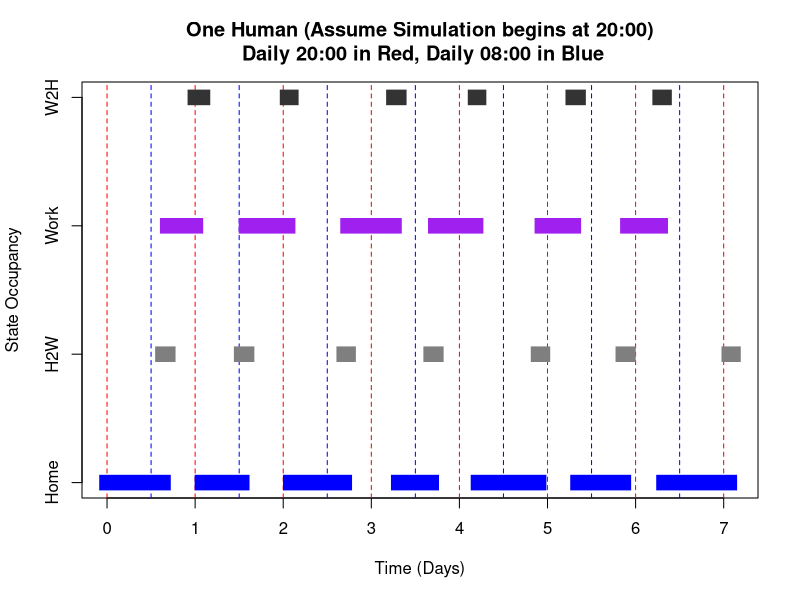
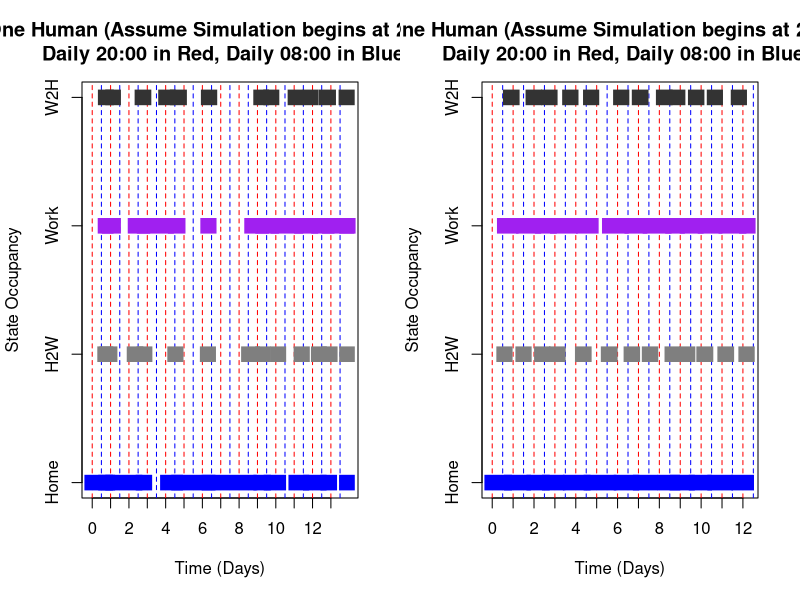
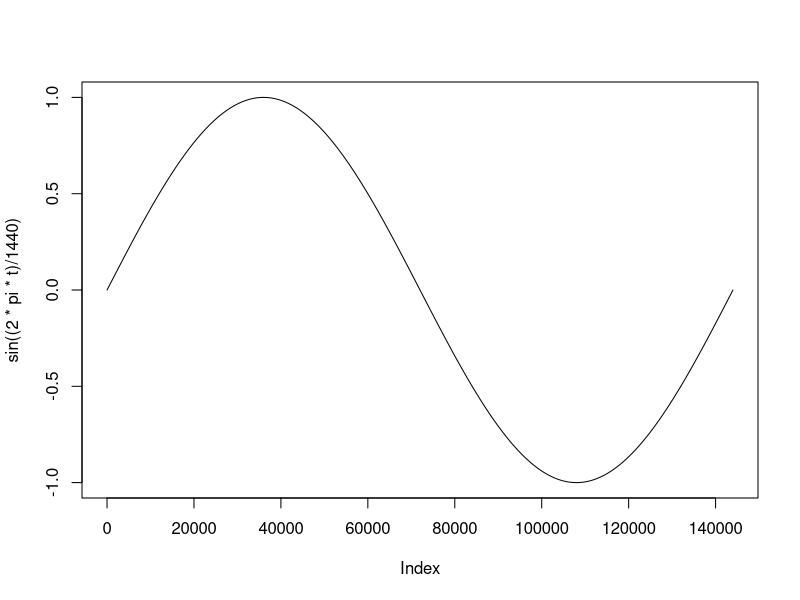
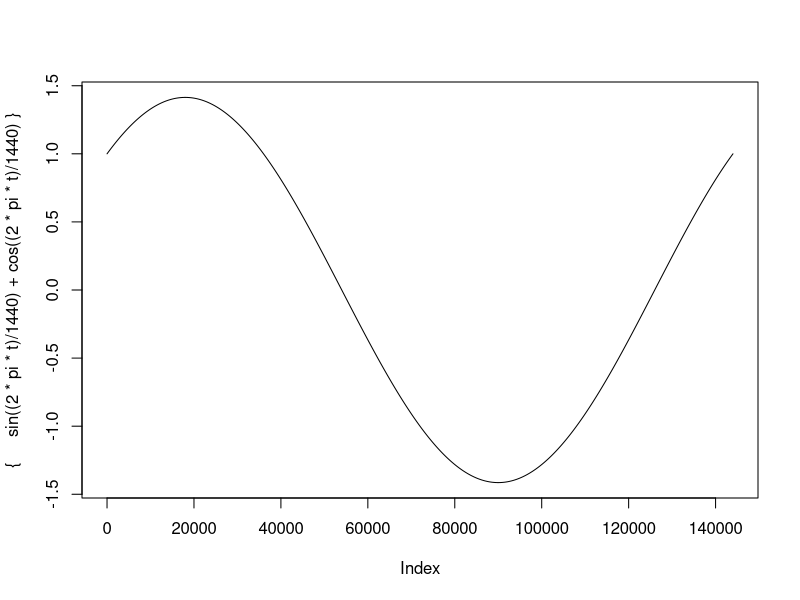
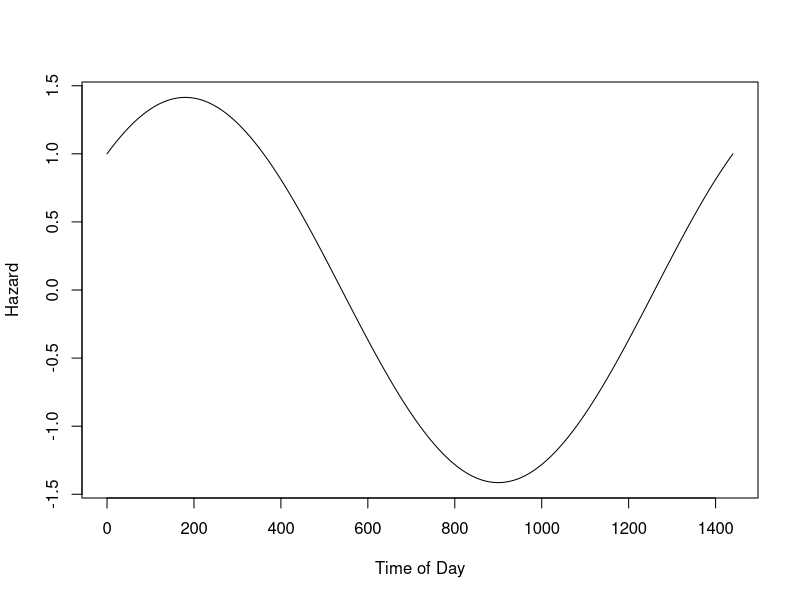

These charts were generated, in order, by the following R code:
dMin = 1:(60*24)

homeTime = 1/12
commute2Work = 1/1
commute2Home = 1/1
workTime = 1/10





simpleHuman <- function(maxSteps=1e3, N=1){
  states = vector(mode = "character",length = maxSteps+1)
  times = vector(mode = "numeric",length = maxSteps+1)
  duration = vector(mode = "numeric",length = maxSteps+1)
  
  times[1] = 0
  states[1] = "H"
  duration[1] = rexp(n = 1,rate = homeTime)
  
  for(i in 1:maxSteps){
    print(paste0("iteration: ",i))
    switch(EXPR = states[i],
            H = {
              tDur = rgamma(n = 1,shape = N,rate = homeTime*N)
              times[i+1] = times[i] + tDur
              duration[i+1] = tDur
              states[i+1] = "H2W"
            },
            H2W = {
              tDur = rgamma(n = 1,shape = N,rate = commute2Work*N)
              times[i+1] = times[i] + tDur
              duration[i+1] = tDur
              states[i+1] = "W"
            },
            W = {
              tDur = rgamma(n = 1,shape = N,rate = workTime*N)
              times[i+1] = times[i] + tDur
              duration[i+1] = tDur
              states[i+1] = "W2H"
            },
            W2H = {
              tDur = rgamma(n = 1,shape = N,rate = commute2Home*N)
              times[i+1] = times[i] + tDur
              duration[i+1] = tDur
              states[i+1] = "H"
            },
            {stop(paste0("unrecognized state",states[i]))}
           )
  }
  return(list(states=states,times=times,duration=duration))
}


plotOneHuman <- function(out,lwd,cols){
  xlim = c(0,max(out$times)+1)
  ylim = c(0,0.375)
  
  plot(1,type="n",xaxt="n",yaxt="n",ylab="State Occupancy",xlab="Time (Days)",xlim=xlim,ylim=ylim,main="One Human (Assume Simulation begins at 20:00)\n Daily 20:00 in Red, Daily 08:00 in Blue")
  ttMax = max(out$times)/24
  axis(side = 1,at = (0:ttMax)*24,labels = 0:ttMax)
  axis(side = 2,at = c(0,0.125,0.25,0.375),labels = c("Home","H2W","Work","W2H"))
  abline(v =(0:ttMax)*24,col="red",lty=2 )
  abline(v = ((0+0.5):(ttMax+0.5))*24,col = "blue", lty=2)
  for(i in 1:length(out$states)){
    if(i==length(out$states)){
      switch(out$states[i],
             H = {
               segments(x0 = out$times[i],y0 = 0,x1 = out$times[i]+1,y1 = 0,col = cols[1],lwd = lwd,lend=2)
             },
             H2W = {
               segments(x0 = out$times[i],y0 = 0.125,x1 = out$times[i]+1,y1 = 0.125,col = cols[2],lwd = lwd,lend=2)
             },
             W = {
               segments(x0 = out$times[i],y0 = 0.25,x1 = out$times[i]+1,y1 = 0.25,col = cols[3],lwd = lwd,lend=2)
             },
             W2H = {
               segments(x0 = out$times[i],y0 = 0.375,x1 = out$times[i]+1,y1 = 0.375,col = cols[4],lwd = lwd,lend=2)
             }
      )
    } else {
      switch(out$states[i],
             H = {
               segments(x0 = out$times[i],y0 = 0,x1 = out$times[i+1],y1 = 0,col = cols[1],lwd = lwd,lend=2)
             },
             H2W = {
               segments(x0 = out$times[i],y0 = 0.125,x1 = out$times[i+1],y1 = 0.125,col = cols[2],lwd = lwd,lend=2)
             },
             W = {
               segments(x0 = out$times[i],y0 = 0.25,x1 = out$times[i+1],y1 = 0.25,col = cols[3],lwd = lwd,lend=2)
             },
             W2H = {
               segments(x0 = out$times[i],y0 = 0.375,x1 = out$times[i+1],y1 = 0.375,col = cols[4],lwd = lwd,lend=2)
             }
      )
    }
  }
  
}

cols = c("blue","grey50","purple","grey20")
out = simpleHuman(maxSteps = 25,N=24)
plotOneHuman(out = out,lwd = 15,cols = cols)

par(mfrow=c(1,2))
# exponential
set.seed(42)
out = simpleHuman(maxSteps = 50,N=1)
plotOneHuman(out = out,lwd = 15,cols = cols)

# gamma
out = simpleHuman(maxSteps = 50,N=12)
plotOneHuman(out = out,lwd = 15,cols = cols)
par(mfrow=c(1,1))




t=seq(from=0,to=24*60,by=0.01)
plot(sin((2*pi*t)/1440),type="l")
plot({
    sin((2*pi*t)/1440) + cos((2*pi*t)/1440)
  },type = "l")

hazFunc = function(t){
  sin((2*pi*t)/1440) + cos((2*pi*t)/1440)
}

out = sin((2*pi*t)/1440) + cos((2*pi*t)/1440)
integrate(f = hazFunc,lower = 0,upper = 1440,subdivisions = 1e3)




hazardFunction <- function(t,sinK,cosK,pow=1){
  sin((sinK*pi*t)/1440) + cos((cosK*pi*t)/1440)
}

tseq = 0:(60*24)

plotHazard <- function(sinK,cosK,pow=1){
  plot(x = tseq,y = hazardFunction(tseq,sinK,cosK,pow),type="l",xlab="Time of Day",ylab="Hazard")
}
plotHazard(sinK = 2,cosK = 2)

